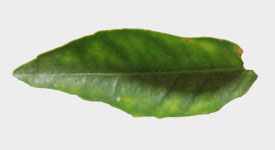
#> input picture dataset/KekuranganZn37-3.jpg, 275 x 150 px
$ python -i JBLImageClassifier.py   (imports and definitions only)   (Python 2 division)   (older library calls are emulated)
#> lines starting #> are read from the running program, lines starting #| are printed output that depends on the picture
import os

import imutils

import numpy as np
from cv2 import cv2

import Helper


def imageBGR2FeatureVector(image, size=(32, 32)):
    return cv2.resize(image, size).flatten()


def imageBGR2FlatHist(image, bins=(8, 8, 8)):
    hsv = cv2.cvtColor(image, cv2.COLOR_BGR2HSV)
    hist = cv2.calcHist([hsv], [0, 1, 2], None, bins, [0, 180, 0, 256, 0, 256])

    if imutils.is_cv2():
        hist = cv2.normalize(hist)
    else:
        cv2.normalize(hist, hist)

    return hist.flatten()


# [131 lines left out: functions getDataset, classifyImageByHist, main, not called in this run]


# [2 lines not run here, left out]

>>> import cv2
>>> picture = cv2.imread('dataset/KekuranganZn37-3.jpg', cv2.IMREAD_GRAYSCALE)
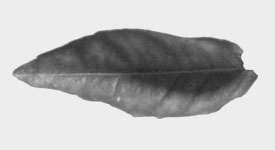
#> picture: shape (150, 275); min 40, max 248, mean 185.6
>>> result = imageBGR2FlatHist(picture)
#> (the run stopped early here; a loop or call above may not have finished)
